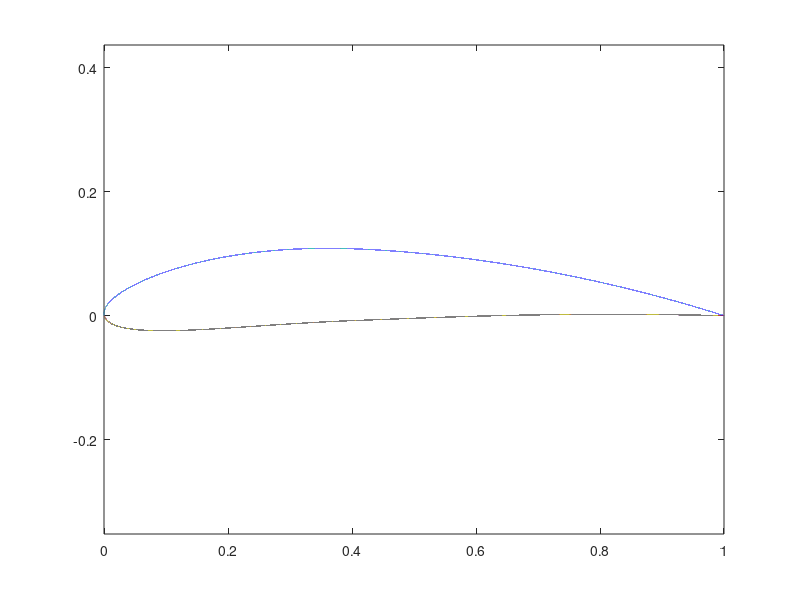

Reproduce this figure in MATLAB.
clear
close all

M=5/100;
p=4/10;
t=12/100;

pas=0.00001;

x_p=[0:pas:1];

yt = 5*t*(0.2969*sqrt(x_p)-0.1260*x_p-0.3516*x_p.^2+0.2843*x_p.^3-0.1036*x_p.^4); %-0.1015 el valor que hi ha ara és per tenir la punta tancada

for j=1:1:size(x_p,2)
    if x_p(j)<=p
        y_c(j)=(M/(p^2))*(2*p*x_p(j)-x_p(j)^2);
        theta(j)=atan((2*M/(p^2))*(p-x_p(j)));
    elseif x_p(j)>p
        y_c(j)=(M/(1-p)^2)*((1-2*p)+2*p*x_p(j)-x_p(j)^2);
        theta(j)=atan(((2*M/((1-p)^2))*(p-x_p(j))));
    end
end

x_u = x_p - yt.*sin(theta);
y_u = y_c + yt.*cos(theta);
x_l = x_p + yt.*sin(theta);
y_l = y_c - yt.*cos(theta);

x_coord = [x_u flip(x_l)];
y_coord = [y_u flip(y_l)];

plot(x_coord,y_coord);
hold on
plot(x_l,y_l);
axis equal

% x(1,:,:)

x=[0,0.5,0.8,2];
y=[0,0,0.01,-2];


GG =  double(inpolygon(x,y,x_coord,y_coord)); %@(x)

[in,on] =  inpolygon(x,y,x_coord,y_coord); %@(x)
















